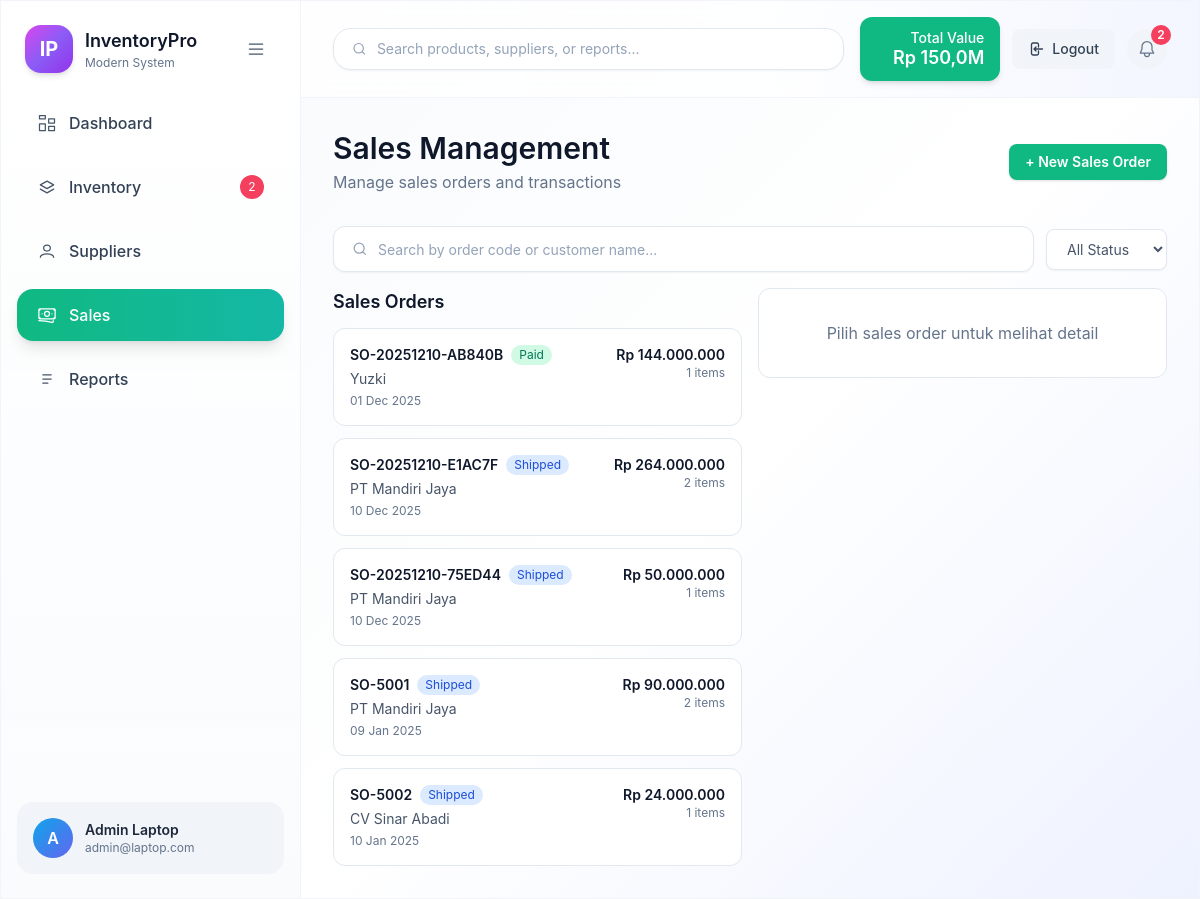
Screenshot of /index.php?page=sales (signed in) with the database file from the repository.
### tables this page shows
CREATE TABLE `sales_orders` (
  `id` int(10) UNSIGNED NOT NULL,
  `code` varchar(30) NOT NULL,
  `customer_name` varchar(150) DEFAULT NULL,
  `order_date` date NOT NULL,
  `status` enum('pending','paid','shipped','cancelled') DEFAULT 'paid',
  `created_at` timestamp NOT NULL DEFAULT current_timestamp()
);

### partials/content-sales.php (the view, shortened to what this page needs)
<?php
$pdo = getPdo();
$page = max(1, (int)($_GET['p'] ?? 1));
$perPage = 10;
$search = trim($_GET['search'] ?? '');
$statusFilter = $_GET['status'] ?? 'all';
$offset = ($page - 1) * $perPage;
$whereClause = '1=1';
$params = [];
$query = "
    SELECT so.*,
           COUNT(soi.id) AS item_count,
           COALESCE(SUM(soi.qty * soi.price), 0) AS total_amount
    FROM sales_orders so
    LEFT JOIN sales_order_items soi ON so.id = soi.sales_order_id
    WHERE $whereClause
    GROUP BY so.id
    ORDER BY so.created_at DESC
    LIMIT ? OFFSET ?
";
$stmt = $pdo->prepare($query);
$stmt->execute(array_merge($params, [$perPage, $offset]));
$salesOrders = $stmt->fetchAll();
$selectedOrder = null;
$selectedOrderItems = [];
$products = $pdo->query('SELECT id, name, sku, brand, price, stock FROM products WHERE stock > 0 ORDER BY name')->fetchAll();
?>
<section class="flex flex-col gap-4">
  <div class="flex items-center justify-between mt-8">
    <div>
      <h1 class="text-3xl font-semibold text-slate-900">Sales Management</h1>
      <p class="text-slate-500 mt-1">Manage sales orders and transactions</p>
    </div>
    <button id="btnOpenSales" class="px-4 py-2 rounded-lg bg-emerald-500 text-white text-sm font-semibold shadow hover:bg-emerald-600">+ New Sales Order</button>
  </div>
  <div class="flex items-center gap-3 mt-4">
    <div class="flex-1 flex items-center gap-2 rounded-xl border border-slate-200 bg-white px-4 py-2.5 shadow-sm">
      <svg xmlns="http://www.w3.org/2000/svg" class="h-5 w-5 text-slate-400" fill="none" viewBox="0 0 24 24" stroke="currentColor">
        <path stroke-linecap="round" stroke-linejoin="round" stroke-width="1.5" d="m15.5 15.5 3 3M11 17a6 6 0 1 1 0-12 6 6 0 0 1 0 12Z" />
      </svg>
      <form method="GET" class="flex-1">
        <input type="text" name="search" value="<?php echo htmlspecialchars($search); ?>" placeholder="Search by order code or customer name..." class="w-full bg-transparent text-sm text-slate-600 placeholder:text-slate-400 focus:outline-none">
      </form>
    </div>
    <select id="statusFilter" class="rounded-lg border border-slate-200 bg-white px-4 py-2.5 text-sm text-slate-600 shadow-sm">
      <option value="all" <?php echo $statusFilter === 'all' ? 'selected' : ''; ?>>All Status</option>
    </select>
  </div>
  <div class="grid gap-4 md:grid-cols-2">
    <div class="space-y-3">
      <h2 class="text-lg font-semibold text-slate-900">Sales Orders</h2>
      <?php foreach ($salesOrders as $order): ?>
        <?php
          $statusColors = [
            'pending' => 'bg-yellow-100 text-yellow-700',
            'paid' => 'bg-emerald-100 text-emerald-700',
            'shipped' => 'bg-blue-100 text-blue-700',
            'cancelled' => 'bg-rose-100 text-rose-700'
          ];
          $statusColor = $statusColors[$order['status']] ?? 'bg-slate-100 text-slate-700';
        ?>
        <a href="?page=sales&id=<?php echo $order['id']; ?>&search=<?php echo urlencode($search); ?>&status=<?php echo urlencode($statusFilter); ?>&p=<?php echo $page; ?><?php echo isset($_GET['id']) && $_GET['id'] == $order['id'] ? '' : ''; ?>" class="block rounded-xl border <?php echo $selectedOrder && $selectedOrder['id'] == $order['id'] ? 'border-emerald-500 bg-emerald-50' : 'border-slate-200 bg-white'; ?> p-4 hover:shadow-md transition">
          <div class="flex items-start justify-between">
            <div class="flex-1">
              <div class="flex items-center gap-2 mb-1">
                <span class="text-sm font-semibold text-slate-900"><?php echo htmlspecialchars($order['code']); ?></span>
                <span class="text-xs px-2 py-0.5 rounded-full <?php echo $statusColor; ?>"><?php echo ucfirst($order['status']); ?></span>
              </div>
              <p class="text-sm text-slate-600"><?php echo htmlspecialchars($order['customer_name']); ?></p>
              <p class="text-xs text-slate-500 mt-1"><?php echo date('d M Y', strtotime($order['order_date'])); ?></p>
            </div>
            <div class="text-right">
              <p class="text-sm font-semibold text-slate-900">Rp <?php echo number_format((float)$order['total_amount'], 0, ',', '.'); ?></p>
              <p class="text-xs text-slate-500"><?php echo (int)$order['item_count']; ?> items</p>
            </div>
          </div>
        </a>
      <?php endforeach; ?>
    </div>
    <div class="space-y-3">
      <?php if ($selectedOrder): ?>
        <div class="rounded-xl border border-slate-200 bg-white p-4">
          <div class="flex items-center justify-between mb-4">
            <h2 class="text-lg font-semibold text-slate-900">Order Details</h2>
            <span class="text-xs px-2 py-1 rounded-full <?php echo $statusColors[$selectedOrder['status']] ?? 'bg-slate-100 text-slate-700'; ?>"><?php echo ucfirst($selectedOrder['status']); ?></span>
          </div>
          <div class="space-y-2 text-sm mb-4">
            <div class="flex justify-between">
              <span class="text-slate-500">Order Code:</span>
              <span class="font-semibold text-slate-900"><?php echo htmlspecialchars($selectedOrder['code']); ?></span>
            </div>
            <div class="flex justify-between">
              <span class="text-slate-500">Customer:</span>
              <span class="font-semibold text-slate-900"><?php echo htmlspecialchars($selectedOrder['customer_name']); ?></span>
            </div>
            <div class="flex justify-between">
              <span class="text-slate-500">Date:</span>
              <span class="font-semibold text-slate-900"><?php echo date('d M Y', strtotime($selectedOrder['order_date'])); ?></span>
            </div>
          </div>
          <div class="space-y-2 mb-4">
            <h3 class="text-sm font-semibold text-slate-900">Items</h3>
            <?php if (count($selectedOrderItems) > 0): ?>
              <?php
                $subtotal = 0;
                foreach ($selectedOrderItems as $item):
                  $itemTotal = $item['qty'] * $item['price'];
                  $subtotal += $itemTotal;
              ?>
                <div class="flex items-center justify-between p-2 bg-slate-50 rounded-lg text-sm">
                  <div class="flex-1">
                    <p class="font-medium text-slate-900"><?php echo htmlspecialchars($item['product_name']); ?></p>
                    <p class="text-xs text-slate-500"><?php echo (int)$item['qty']; ?> x Rp <?php echo number_format($item['price'], 0, ',', '.'); ?></p>
                  </div>
                  <div class="text-right">
                    <p class="font-semibold text-slate-900">Rp <?php echo number_format($itemTotal, 0, ',', '.'); ?></p>
                    <?php if ($selectedOrder['status'] === 'pending'): ?>
                      <form method="POST" class="inline">
                        <input type="hidden" name="form" value="sales_delete_item">
                        <input type="hidden" name="item_id" value="<?php echo $item['id']; ?>">
                        <input type="hidden" name="sales_order_id" value="<?php echo $selectedOrder['id']; ?>">
                        <button onclick="return confirm('Hapus item ini?')" class="text-xs text-rose-500 hover:text-rose-700">Hapus</button>
                      </form>
                    <?php endif; ?>
                  </div>
                </div>
              <?php endforeach; ?>
              <div class="border-t border-slate-200 pt-2 mt-2">
                <div class="flex justify-between text-sm font-semibold text-slate-900">
                  <span>Total:</span>
                  <span>Rp <?php echo number_format($subtotal, 0, ',', '.'); ?></span>
                </div>
              </div>
            <?php else: ?>
              <p class="text-sm text-slate-500 text-center py-4">Belum ada items</p>
            <?php endif; ?>
          </div>
          <?php if ($selectedOrder && $selectedOrder['status'] === 'pending'): ?>
            <form method="POST" class="space-y-2 p-3 bg-slate-50 rounded-lg">
              <input type="hidden" name="form" value="sales_add_item">
              <input type="hidden" name="sales_order_id" value="<?php echo $selectedOrder['id']; ?>">
              <div class="grid grid-cols-2 gap-2">
                <select name="product_id" id="productSelect" required class="rounded-lg border border-slate-200 px-3 py-2 text-sm">
                  <option value="">Pilih Produk</option>
                  <?php foreach ($products as $prod): ?>
                    <option value="<?php echo $prod['id']; ?>" data-price="<?php echo $prod['price']; ?>" data-stock="<?php echo $prod['stock']; ?>">
                      <?php echo htmlspecialchars($prod['name']); ?> (Stock: <?php echo $prod['stock']; ?>)
                    </option>
                  <?php endforeach; ?>
                </select>
                <input type="number" name="qty" id="qtyInput" min="1" required placeholder="Qty" class="rounded-lg border border-slate-200 px-3 py-2 text-sm">
                <input type="number" name="price" id="priceInput" step="0.01" min="0" required readonly placeholder="Price" class="rounded-lg border border-slate-200 bg-slate-50 px-3 py-2 text-sm cursor-not-allowed">
                <button type="submit" class="rounded-lg bg-emerald-500 text-white text-sm font-semibold py-2 hover:bg-emerald-600">Add Item</button>
              </div>
            </form>
          <?php endif; ?>
          <?php if ($selectedOrder['status'] !== 'cancelled'): ?>
            <form method="POST" class="mt-4">
              <input type="hidden" name="form" value="sales_update_status">
              <input type="hidden" name="id" value="<?php echo $selectedOrder['id']; ?>">
              <div class="flex gap-2">
                <?php if ($selectedOrder['status'] === 'pending'): ?>
                  <?php if (count($selectedOrderItems) > 0): ?>
                    <button type="submit" name="status" value="paid" class="flex-1 rounded-lg bg-emerald-500 text-white text-sm font-semibold py-2 hover:bg-emerald-600">Mark as Paid</button>
                  <?php else: ?>
                    <button type="button" disabled class="flex-1 rounded-lg bg-slate-300 text-slate-500 text-sm font-semibold py-2 cursor-not-allowed">Add items first</button>
                  <?php endif; ?>
                  <button type="submit" name="status" value="cancelled" class="flex-1 rounded-lg bg-rose-500 text-white text-sm font-semibold py-2 hover:bg-rose-600">Cancel</button>
                <?php elseif ($selectedOrder['status'] === 'paid'): ?>
                  <button type="submit" name="status" value="shipped" class="flex-1 rounded-lg bg-blue-500 text-white text-sm font-semibold py-2 hover:bg-blue-600">Mark as Shipped</button>
                  <button type="submit" name="status" value="cancelled" onclick="return confirm('Cancel order ini? Stock akan dikembalikan.')" class="flex-1 rounded-lg bg-rose-500 text-white text-sm font-semibold py-2 hover:bg-rose-600">Cancel</button>
                <?php elseif ($selectedOrder['status'] === 'shipped'): ?>
                  <div class="flex-1 rounded-lg bg-blue-100 text-blue-700 text-sm font-semibold py-2 text-center">Order Shipped</div>
                <?php endif; ?>
              </div>
            </form>
          <?php endif; ?>
        </div>
      <?php else: ?>
        <div class="rounded-xl border border-slate-200 bg-white p-8 text-center text-slate-500">
          <p>Pilih sales order untuk melihat detail</p>
        </div>
      <?php endif; ?>
    </div>
  </div>
</section>

### index.php (style rules this page uses)
body { background: radial-gradient(circle at 15% 20%, #eef2ff 0, transparent 25%), radial-gradient(circle at 85% 10%, #e0f2fe 0, transparent 22%), radial-gradient(circle at 80% 80%, #ffe4f3 0, transparent 20%), #f1f5f9; font-family: "Inter", system-ui, -apple-system, sans-serif; }

### rows the page displays
sales_orders: code "SO-20251210-AB840B", status "Paid", customer_name "Yuzki", order_date "01 Dec 2025", total_amount "144.000.000", item_count "1"
sales_orders: code "SO-20251210-E1AC7F", status "Shipped", customer_name "PT Mandiri Jaya", order_date "10 Dec 2025", total_amount "264.000.000", item_count "2"
sales_orders: code "SO-20251210-75ED44", status "Shipped", customer_name "PT Mandiri Jaya", order_date "10 Dec 2025", total_amount "50.000.000", item_count "1"
sales_orders: code "SO-5001", status "Shipped", customer_name "PT Mandiri Jaya", order_date "09 Jan 2025", total_amount "90.000.000", item_count "2"
sales_orders: code "SO-5002", status "Shipped", customer_name "CV Sinar Abadi", order_date "10 Jan 2025", total_amount "24.000.000", item_count "1"

### other values shown
$item['label'] "Dashboard"
$item['label'] "Inventory"
$item['badge'] "2"
$item['label'] "Suppliers"
$item['label'] "Sales"
$item['label'] "Reports"
substr($_SESSION['user_name'], 0, 1) "A"
$_SESSION['user_name'] "Admin Laptop"
$_SESSION['user_email'] "admin@laptop.com"
$totalValue / 1000000 "150,0"
$totalNotifications "2"
